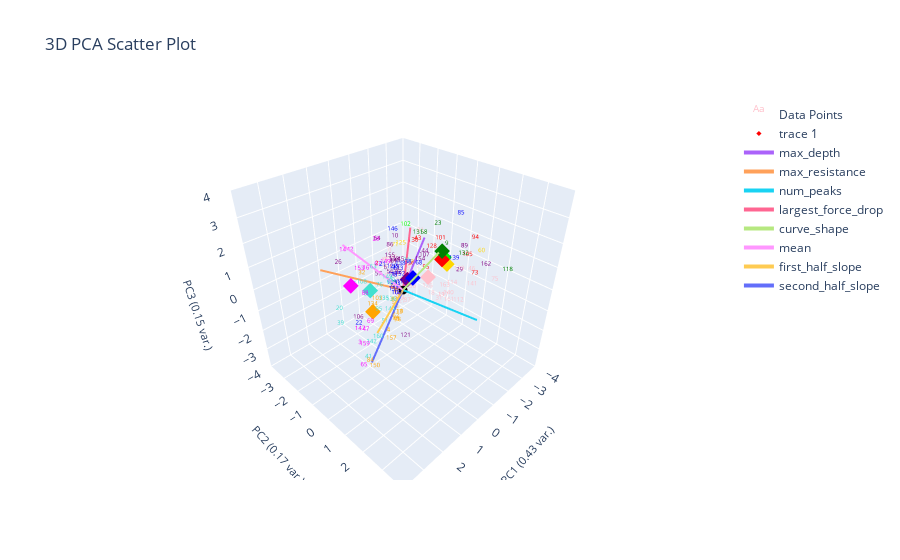

This figure's notebook cell:
### Markdown cell above
# Plot Corrected Labeling

### Code cell
def correct_pseudo_ylabels_to_actual(pseudo_labeled_data:pd.DataFrame, actual_labeled_data:pd.DataFrame, ylabel_name, changed_ylabel_idxs):
    corrected_pseudo_labeled_data = pseudo_labeled_data.copy()
    corrected_pseudo_labeled_data.loc[changed_ylabel_idxs, f'pseudo_{ylabel_name}'] = actual_labeled_data[ylabel_name]
    corrected_pseudo_labeled_data.loc[changed_ylabel_idxs, f'pseudo_{ylabel_name}_nums'] = actual_labeled_data[f'{ylabel_name}_nums']
    return corrected_pseudo_labeled_data

corrected_pseudo_labeled_data = correct_pseudo_ylabels_to_actual(pseudo_labeled_data, marions_labeled_data, ylabel_name, changed_ylabel_idxs)

plotting.plot_clusters_seperately(corrected_pseudo_labeled_data[f'pseudo_{ylabel_name}_nums'], 
                                  curve_data, ylabel_name, cluster_category_names=list(ylabel_to_cluster_num.keys()), 
                                  pseudo_corrections=marions_labeled_data)
plotting.plot_pca(corrected_pseudo_labeled_data, corrected_pseudo_labeled_data[f'pseudo_{ylabel_name}_nums'], graph_title="Clustering Corrected Pseudo Labeled Data", num_pc=3, ylabel_name=ylabel_name, centroids=label_centroids)

### Figure 1 — Plotly figure (JSON) as saved in the notebook; plotly's stock layout.template omitted (floating-point values rounded to 4 significant figures; data arrays with more than 128 entries replaced by an {"elided": "..."} marker saying what was removed)
{"data": [{"mode": "text", "name": "Data Points", "text": {"elided": "164 str values"}, "textfont": {"color": {"elided": "164 str values"}, "size": 6}, "type": "scatter3d", "x": {"elided": "164 float values"}, "y": {"elided": "164 float values"}, "z": {"elided": "164 float values"}}, {"marker": {"color": ["red", "gold", "blue", "green", "purple", "pink", "turquoise", "orange", "lime", "magenta"], "size": 4, "symbol": "diamond"}, "mode": "markers", "type": "scatter3d", "x": [-1.946, -2.783, -0.1821, -1.322, -0.09617, -1.466, 1.267, 0.8231, -2.178, 2.134], "y": [0.2074, -0.2023, 0.3265, 0.7033, 0.1291, -0.06095, -0.4121, -0.8504, 0.1083, -0.4007], "z": [0.6033, -0.1618, 0.6224, 1.445, 0.4973, -0.1267, 0.4077, -1.047, 0.5649, 1.046]}, {"marker": {"color": "black", "size": 3}, "mode": "markers", "name": "Origin", "showlegend": false, "type": "scatter3d", "x": [0], "y": [0], "z": [0]}, {"line": {"width": 4}, "mode": "lines+text", "name": "max_depth", "textposition": "top center", "type": "scatter3d", "x": [0, -2.196], "y": [0, -0.9636], "z": [0, 1.021]}, {"line": {"width": 4}, "mode": "lines+text", "name": "max_resistance", "textposition": "top center", "type": "scatter3d", "x": [0, 1.784], "y": [0, -2.695], "z": [0, 0.4764]}, {"line": {"width": 4}, "mode": "lines+text", "name": "num_peaks", "textposition": "top center", "type": "scatter3d", "x": [0, -0.8615], "y": [0, 2.861], "z": [0, -0.312]}, {"line": {"width": 4}, "mode": "lines+text", "name": "largest_force_drop", "textposition": "top center", "type": "scatter3d", "x": [0, -1.399], "y": [0, -0.9991], "z": [0, 1.75]}, {"line": {"width": 4}, "mode": "lines+text", "name": "curve_shape", "textposition": "top center", "type": "scatter3d", "x": [0, 0.9516], "y": [0, 2.455], "z": [0, 3.062]}, {"line": {"width": 4}, "mode": "lines+text", "name": "mean", "textposition": "top center", "type": "scatter3d", "x": [0, 2.115], "y": [0, -0.6937], "z": [0, 2.524]}, {"line": {"width": 4}, "mode": "lines+text", "name": "first_half_slope", "textposition": "top center", "type": "scatter3d", "x": [0, 2.24], "y": [0, 1.01], "z": [0, -0.1596]}, {"line": {"width": 4}, "mode": "lines+text", "name": "second_half_slope", "textposition": "top center", "type": "scatter3d", "x": [0, 1.974], "y": [0, 0.3181], "z": [0, -2.191]}], "layout": {"autosize": true, "scene": {"aspectmode": "cube", "xaxis": {"range": [-4, 4], "title": {"font": {"size": 11}, "text": "PC1 (0.43 var.)"}}, "yaxis": {"range": [-4, 4], "title": {"font": {"size": 11}, "text": "PC2 (0.17 var.)"}}, "zaxis": {"range": [-4, 4], "title": {"font": {"size": 11}, "text": "PC3 (0.15 var.)"}}}, "title": {"text": "3D PCA Scatter Plot"}}}
